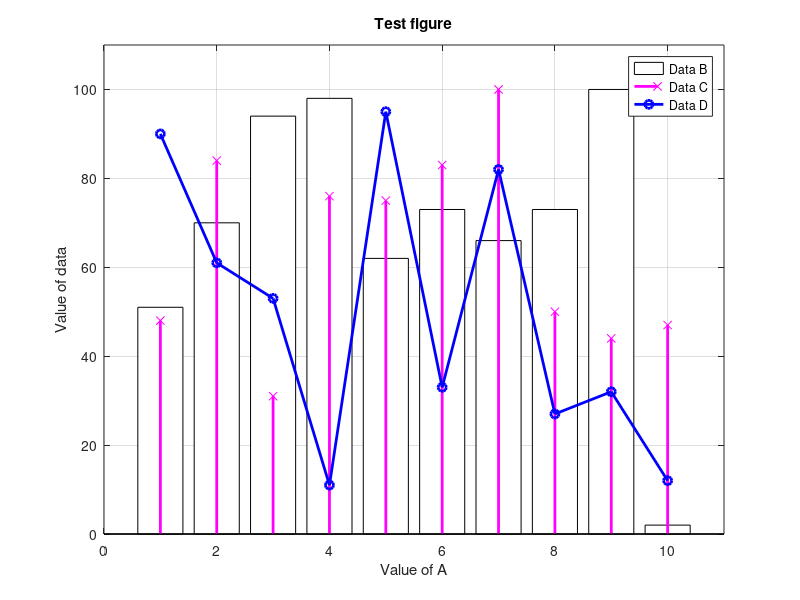

MATLAB code to generate this figure:
A = 1 : 10
B = randi([1 100], 1 , length(A))
C = randi([1 100], 1 , length(A))
D = randi([1 100], 1 , length(A))

figure(1)
grid on; box on;
hold on
bar(A, B, 'w')
stem(A, C, '-xm', 'linewidth', 2)
plot(A, D, '-ob', 'linewidth', 2)

legend('Data B', 'Data C', 'Data D')
xlabel('Value of A')
ylabel('Value of data')
axis([0 11 0 110])
title('Test figure')

